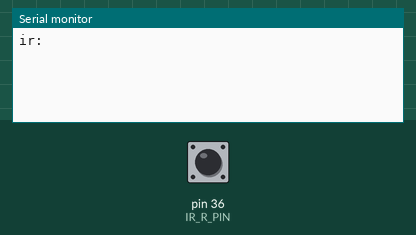
Recording of a sketch running on a simulated Arduino Mega 2560, built with avr-gcc and run on an emulated ATmega2560. Shown: the last lines printed to the serial monitor. The inputs (shaded band) are chosen by the test bench; at power-on: pin 36 (IR_R_PIN) HIGH.

Above: at 1.2 s.
1.3 s: pin 36 (IR_R_PIN) pulsed LOW 2 times (0.12 s each, 0.3 s apart)
At 1.63 s:
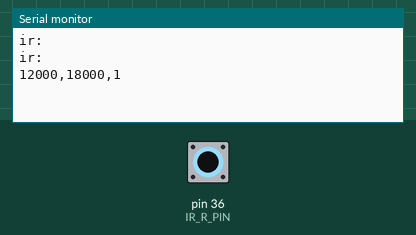
At 3.2 s:
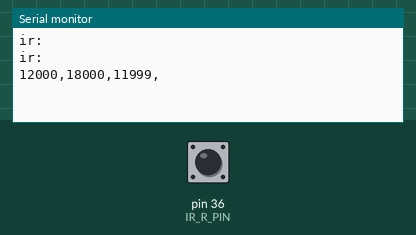

The sketch:

2-5.ino
```cpp
// リモコン受信
// 赤外線通信するやつなくて検証できなかった・・・

const byte IR_R_PIN = 36;

void setup() {
  Serial.begin(115200);
}

void loop() {
  if(irRecv()) {
    Serial.println();
    Serial.println("RcvOK");
  } else {
    Serial.println();
    Serial.println("NoSig");
  }
}

bool irRecv() {
  unsigned short irCount = 0;
  unsigned long lastt = 0;
  unsigned long deltt = 0;
  unsigned long sMilli;
  unsigned long sMicro;
  unsigned long wMicro;
  bool rState = 0;
  sMilli = millis();
  while(1) {
    wMicro = micros();
    while(digitalRead(IR_R_PIN) == rState) {
      if(micros() - wMicro > 500000) {
        if(irCount > 10) {
          return true;
        }
        irCount = 0;
      }
      if(millis() - sMilli > 15000) {
        return false;
      }
    }
    if(irCount == 0) {
      sMicro = micros();
      lastt = 0;
      irCount++;
      Serial.println("ir:");
    } else {
      deltt = ((micros() - sMicro)/10) - lastt;
      lastt = lastt + deltt;
      irCount++;
      Serial.print(deltt);
      Serial.print(",");
    }
    rState = !rState;
  }
}
```

Measured:
- after the input at 1.3 s, the serial monitor: prints a new line after 0.12 s (image 1)
